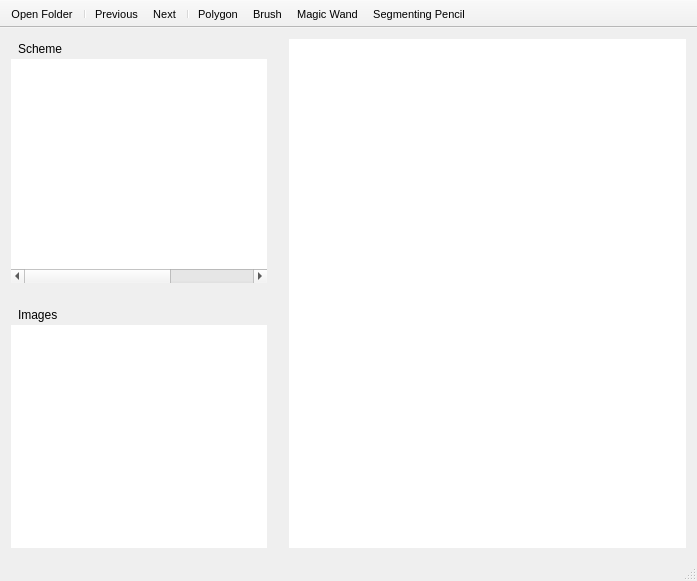
<?xml version="1.0" encoding="UTF-8"?>
<ui version="4.0">
 <class>MainWindow</class>
 <widget class="QMainWindow" name="MainWindow">
  <property name="geometry">
   <rect>
    <x>0</x>
    <y>0</y>
    <width>697</width>
    <height>581</height>
   </rect>
  </property>
  <property name="contextMenuPolicy">
   <enum>Qt::NoContextMenu</enum>
  </property>
  <property name="windowTitle">
   <string>Image Segmenter</string>
  </property>
  <property name="toolButtonStyle">
   <enum>Qt::ToolButtonIconOnly</enum>
  </property>
  <widget class="QWidget" name="centralWidget">
   <layout class="QVBoxLayout" name="verticalLayout">
    <property name="spacing">
     <number>0</number>
    </property>
    <property name="leftMargin">
     <number>0</number>
    </property>
    <property name="topMargin">
     <number>0</number>
    </property>
    <property name="rightMargin">
     <number>0</number>
    </property>
    <property name="bottomMargin">
     <number>0</number>
    </property>
    <item>
     <widget class="QSplitter" name="hSplitter">
      <property name="orientation">
       <enum>Qt::Horizontal</enum>
      </property>
      <property name="handleWidth">
       <number>0</number>
      </property>
      <widget class="QSplitter" name="vSplitter">
       <property name="sizePolicy">
        <sizepolicy hsizetype="Preferred" vsizetype="Preferred">
         <horstretch>0</horstretch>
         <verstretch>0</verstretch>
        </sizepolicy>
       </property>
       <property name="frameShadow">
        <enum>QFrame::Plain</enum>
       </property>
       <property name="lineWidth">
        <number>0</number>
       </property>
       <property name="orientation">
        <enum>Qt::Vertical</enum>
       </property>
       <property name="handleWidth">
        <number>0</number>
       </property>
       <widget class="QWidget" name="layoutWidget">
        <layout class="QVBoxLayout" name="verticalLayout_2">
         <property name="spacing">
          <number>0</number>
         </property>
         <item>
          <widget class="QLabel" name="schemeLabel">
           <property name="minimumSize">
            <size>
             <width>0</width>
             <height>20</height>
            </size>
           </property>
           <property name="baseSize">
            <size>
             <width>0</width>
             <height>0</height>
            </size>
           </property>
           <property name="frameShape">
            <enum>QFrame::NoFrame</enum>
           </property>
           <property name="text">
            <string>Scheme</string>
           </property>
           <property name="indent">
            <number>7</number>
           </property>
          </widget>
         </item>
         <item>
          <widget class="SchemeTree" name="schemeTree">
           <property name="sizePolicy">
            <sizepolicy hsizetype="Expanding" vsizetype="Expanding">
             <horstretch>0</horstretch>
             <verstretch>0</verstretch>
            </sizepolicy>
           </property>
           <property name="baseSize">
            <size>
             <width>0</width>
             <height>0</height>
            </size>
           </property>
           <property name="frameShape">
            <enum>QFrame::NoFrame</enum>
           </property>
           <property name="rootIsDecorated">
            <bool>false</bool>
           </property>
           <property name="columnCount">
            <number>4</number>
           </property>
           <attribute name="headerVisible">
            <bool>false</bool>
           </attribute>
           <attribute name="headerStretchLastSection">
            <bool>false</bool>
           </attribute>
           <column>
            <property name="text">
             <string notr="true">1</string>
            </property>
           </column>
           <column>
            <property name="text">
             <string notr="true">2</string>
            </property>
           </column>
           <column>
            <property name="text">
             <string notr="true">3</string>
            </property>
           </column>
           <column>
            <property name="text">
             <string notr="true">4</string>
            </property>
           </column>
          </widget>
         </item>
        </layout>
       </widget>
       <widget class="QWidget" name="layoutWidget_2">
        <layout class="QVBoxLayout" name="verticalLayout_3" stretch="0,0">
         <property name="spacing">
          <number>0</number>
         </property>
         <property name="sizeConstraint">
          <enum>QLayout::SetDefaultConstraint</enum>
         </property>
         <item>
          <widget class="QLabel" name="imagesLabel">
           <property name="minimumSize">
            <size>
             <width>0</width>
             <height>20</height>
            </size>
           </property>
           <property name="baseSize">
            <size>
             <width>0</width>
             <height>0</height>
            </size>
           </property>
           <property name="text">
            <string>Images</string>
           </property>
           <property name="indent">
            <number>7</number>
           </property>
          </widget>
         </item>
         <item>
          <widget class="ImageList" name="imageList">
           <property name="sizePolicy">
            <sizepolicy hsizetype="Expanding" vsizetype="Expanding">
             <horstretch>0</horstretch>
             <verstretch>0</verstretch>
            </sizepolicy>
           </property>
           <property name="baseSize">
            <size>
             <width>0</width>
             <height>0</height>
            </size>
           </property>
           <property name="styleSheet">
            <string notr="true"/>
           </property>
           <property name="frameShape">
            <enum>QFrame::NoFrame</enum>
           </property>
           <property name="frameShadow">
            <enum>QFrame::Sunken</enum>
           </property>
           <property name="lineWidth">
            <number>1</number>
           </property>
          </widget>
         </item>
        </layout>
       </widget>
      </widget>
      <widget class="QWidget" name="layoutWidget_3">
       <property name="sizePolicy">
        <sizepolicy hsizetype="Preferred" vsizetype="Preferred">
         <horstretch>1</horstretch>
         <verstretch>0</verstretch>
        </sizepolicy>
       </property>
       <layout class="QVBoxLayout" name="verticalLayout_4" stretch="0">
        <property name="spacing">
         <number>0</number>
        </property>
        <item>
         <widget class="SegmentationView" name="segmentationView">
          <property name="frameShape">
           <enum>QFrame::NoFrame</enum>
          </property>
          <property name="renderHints">
           <set>QPainter::Antialiasing|QPainter::TextAntialiasing</set>
          </property>
          <property name="transformationAnchor">
           <enum>QGraphicsView::AnchorUnderMouse</enum>
          </property>
         </widget>
        </item>
       </layout>
      </widget>
     </widget>
    </item>
   </layout>
  </widget>
  <widget class="QToolBar" name="toolBar">
   <property name="font">
    <font>
     <pointsize>8</pointsize>
     <weight>50</weight>
     <bold>false</bold>
     <stylestrategy>PreferDefault</stylestrategy>
     <kerning>true</kerning>
    </font>
   </property>
   <property name="contextMenuPolicy">
    <enum>Qt::PreventContextMenu</enum>
   </property>
   <property name="movable">
    <bool>false</bool>
   </property>
   <property name="floatable">
    <bool>false</bool>
   </property>
   <attribute name="toolBarArea">
    <enum>TopToolBarArea</enum>
   </attribute>
   <attribute name="toolBarBreak">
    <bool>false</bool>
   </attribute>
   <addaction name="actionOpenFolder"/>
   <addaction name="separator"/>
   <addaction name="actionPrevious"/>
   <addaction name="actionNext"/>
   <addaction name="separator"/>
   <addaction name="actionPolygon"/>
   <addaction name="actionBrush"/>
   <addaction name="actionMagicWand"/>
   <addaction name="actionSegmentingPencil"/>
  </widget>
  <widget class="QStatusBar" name="statusBar">
   <property name="minimumSize">
    <size>
     <width>0</width>
     <height>0</height>
    </size>
   </property>
  </widget>
  <action name="actionOpenFolder">
   <property name="icon">
    <iconset resource="../ImageSegmenter.qrc">
     <normaloff>:/image/icons/images-folder.svg</normaloff>:/image/icons/images-folder.svg</iconset>
   </property>
   <property name="text">
    <string>Open Folder</string>
   </property>
   <property name="shortcut">
    <string>Ctrl+O</string>
   </property>
  </action>
  <action name="actionPrevious">
   <property name="icon">
    <iconset resource="../ImageSegmenter.qrc">
     <normaloff>:/image/icons/previous.svg</normaloff>:/image/icons/previous.svg</iconset>
   </property>
   <property name="text">
    <string>Previous</string>
   </property>
   <property name="shortcut">
    <string>Ctrl+P</string>
   </property>
  </action>
  <action name="actionNext">
   <property name="icon">
    <iconset resource="../ImageSegmenter.qrc">
     <normaloff>:/image/icons/next.svg</normaloff>:/image/icons/next.svg</iconset>
   </property>
   <property name="text">
    <string>Next</string>
   </property>
   <property name="shortcut">
    <string>Ctrl+N</string>
   </property>
  </action>
  <action name="actionZoomIn">
   <property name="icon">
    <iconset resource="../ImageSegmenter.qrc">
     <normaloff>:/image/icons/zoom-in.svg</normaloff>:/image/icons/zoom-in.svg</iconset>
   </property>
   <property name="text">
    <string>Zoom in</string>
   </property>
  </action>
  <action name="actionZoomOut">
   <property name="icon">
    <iconset resource="../ImageSegmenter.qrc">
     <normaloff>:/image/icons/zoom-out.svg</normaloff>:/image/icons/zoom-out.svg</iconset>
   </property>
   <property name="text">
    <string>Zoom out</string>
   </property>
  </action>
  <action name="actionPolygon">
   <property name="checkable">
    <bool>true</bool>
   </property>
   <property name="icon">
    <iconset resource="../ImageSegmenter.qrc">
     <normaloff>:/image/icons/polygon.svg</normaloff>:/image/icons/polygon.svg</iconset>
   </property>
   <property name="text">
    <string>Polygon</string>
   </property>
   <property name="shortcut">
    <string>P</string>
   </property>
  </action>
  <action name="actionBrush">
   <property name="checkable">
    <bool>true</bool>
   </property>
   <property name="icon">
    <iconset resource="../ImageSegmenter.qrc">
     <normaloff>:/image/icons/brush.svg</normaloff>:/image/icons/brush.svg</iconset>
   </property>
   <property name="text">
    <string>Brush</string>
   </property>
   <property name="shortcut">
    <string>B</string>
   </property>
  </action>
  <action name="actionShowImage">
   <property name="checkable">
    <bool>true</bool>
   </property>
   <property name="icon">
    <iconset resource="../ImageSegmenter.qrc">
     <normaloff>:/image/icons/image.svg</normaloff>:/image/icons/image.svg</iconset>
   </property>
   <property name="text">
    <string>Show Image</string>
   </property>
   <property name="shortcut">
    <string>I</string>
   </property>
  </action>
  <action name="actionGrayscaleImage">
   <property name="checkable">
    <bool>true</bool>
   </property>
   <property name="icon">
    <iconset resource="../ImageSegmenter.qrc">
     <normaloff>:/image/icons/image-bw.svg</normaloff>:/image/icons/image-bw.svg</iconset>
   </property>
   <property name="text">
    <string>Grayscale Image</string>
   </property>
   <property name="shortcut">
    <string>G</string>
   </property>
  </action>
  <action name="actionAbout">
   <property name="icon">
    <iconset resource="../ImageSegmenter.qrc">
     <normaloff>:/image/icons/info.svg</normaloff>:/image/icons/info.svg</iconset>
   </property>
   <property name="text">
    <string>About</string>
   </property>
  </action>
  <action name="actionShowSegmentationMask">
   <property name="checkable">
    <bool>true</bool>
   </property>
   <property name="icon">
    <iconset resource="../ImageSegmenter.qrc">
     <normaloff>:/image/icons/mask.svg</normaloff>:/image/icons/mask.svg</iconset>
   </property>
   <property name="text">
    <string>Show Segmentation Mask</string>
   </property>
   <property name="shortcut">
    <string>M</string>
   </property>
  </action>
  <action name="actionMagicWand">
   <property name="checkable">
    <bool>true</bool>
   </property>
   <property name="icon">
    <iconset resource="../ImageSegmenter.qrc">
     <normaloff>:/image/icons/magic-wand.svg</normaloff>:/image/icons/magic-wand.svg</iconset>
   </property>
   <property name="text">
    <string>Magic Wand</string>
   </property>
   <property name="shortcut">
    <string>W</string>
   </property>
  </action>
  <action name="actionSegmentingPencil">
   <property name="checkable">
    <bool>true</bool>
   </property>
   <property name="icon">
    <iconset resource="../ImageSegmenter.qrc">
     <normaloff>:/image/icons/segmenting-pencil.svg</normaloff>:/image/icons/segmenting-pencil.svg</iconset>
   </property>
   <property name="text">
    <string>Segmenting Pencil</string>
   </property>
   <property name="toolTip">
    <string>Segmenting Pencil</string>
   </property>
   <property name="shortcut">
    <string>E</string>
   </property>
  </action>
 </widget>
 <layoutdefault spacing="6" margin="11"/>
 <customwidgets>
  <customwidget>
   <class>ImageList</class>
   <extends>QListWidget</extends>
   <header>src/imagelist.h</header>
  </customwidget>
  <customwidget>
   <class>SchemeTree</class>
   <extends>QTreeWidget</extends>
   <header>src/schemetree.h</header>
  </customwidget>
  <customwidget>
   <class>SegmentationView</class>
   <extends>QGraphicsView</extends>
   <header>src/SegmentationView.h</header>
  </customwidget>
 </customwidgets>
 <resources>
  <include location="../ImageSegmenter.qrc"/>
 </resources>
 <connections/>
</ui>
